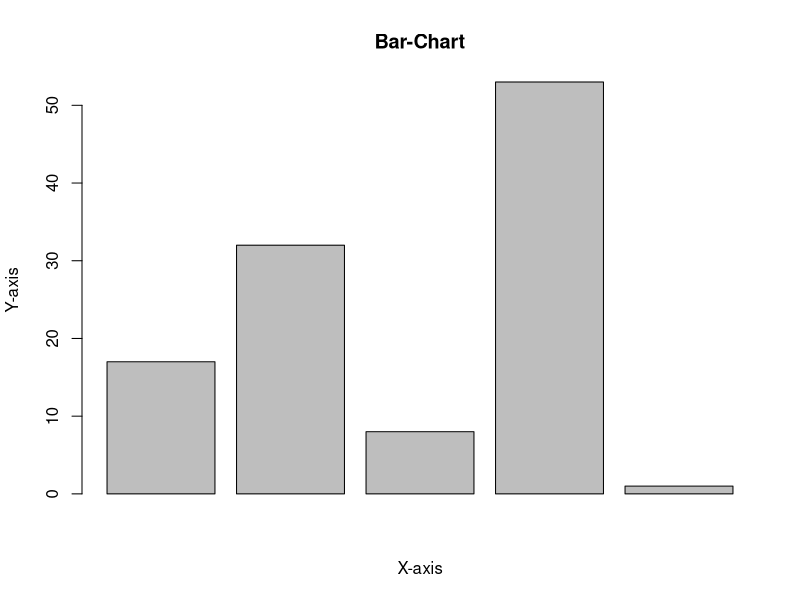
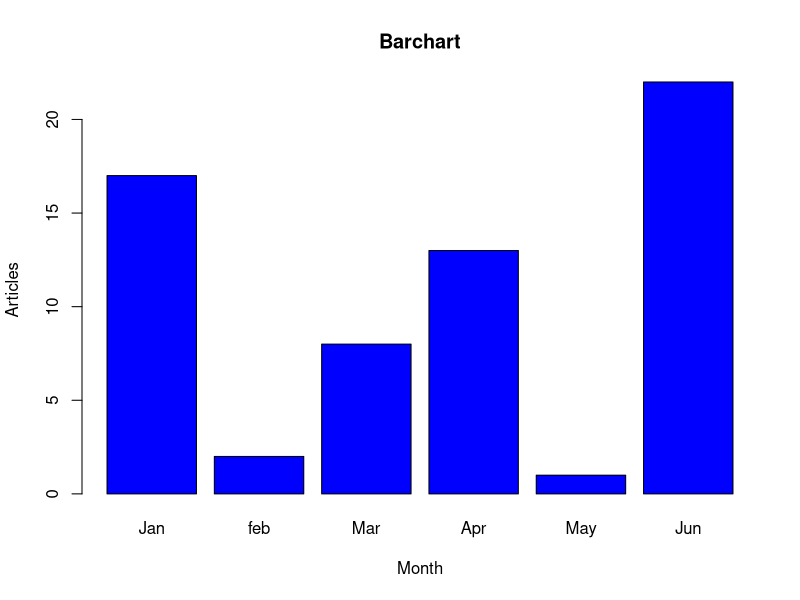
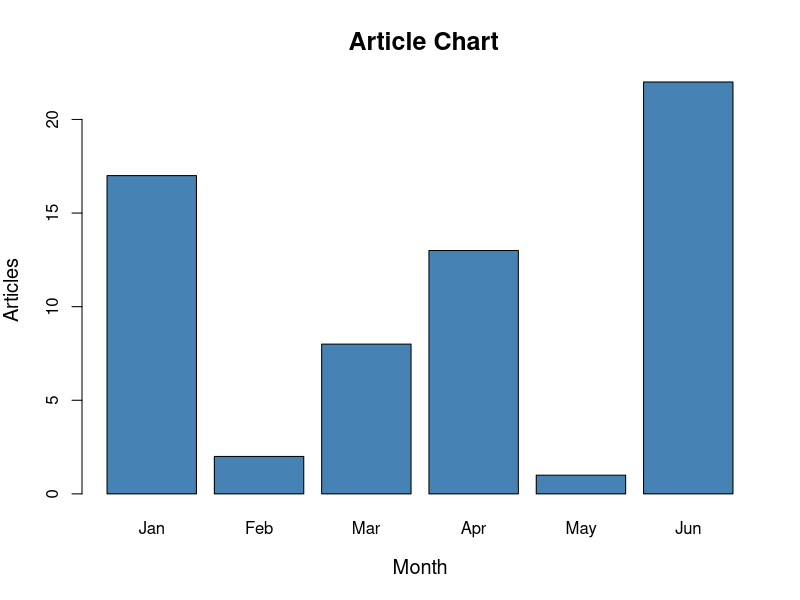
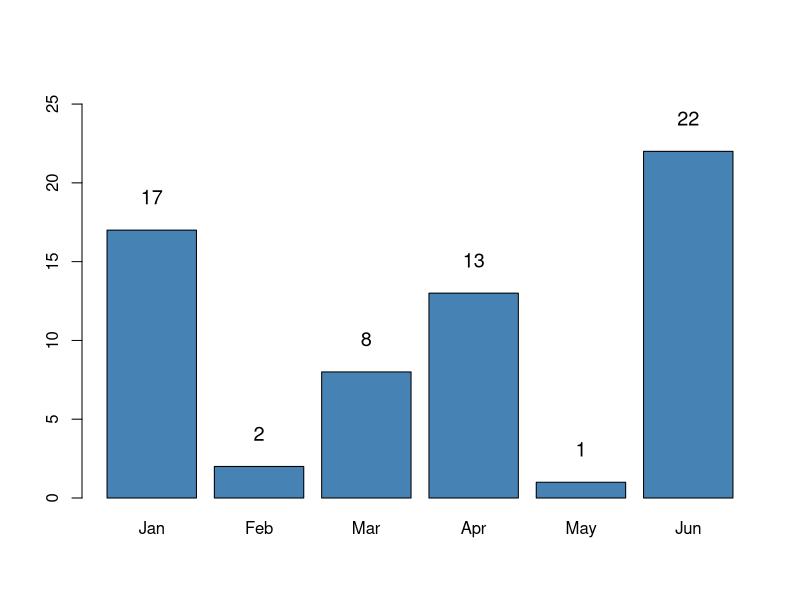
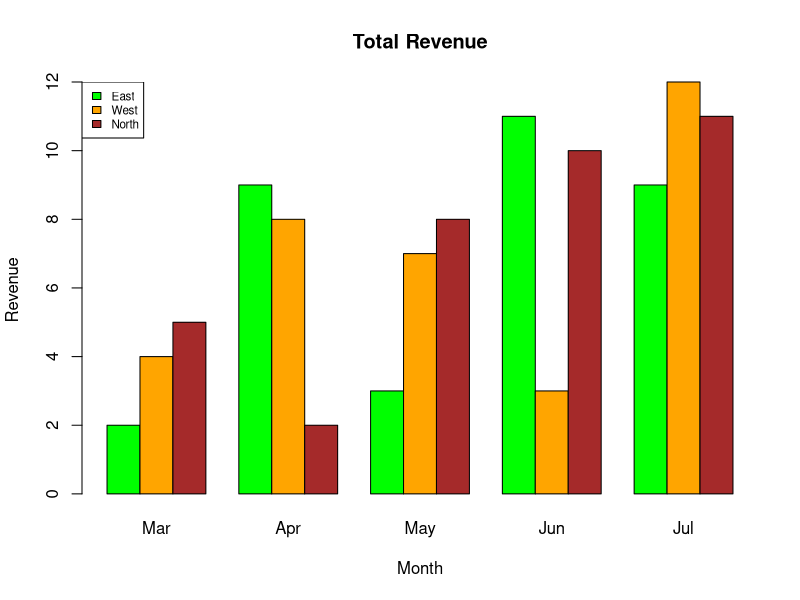
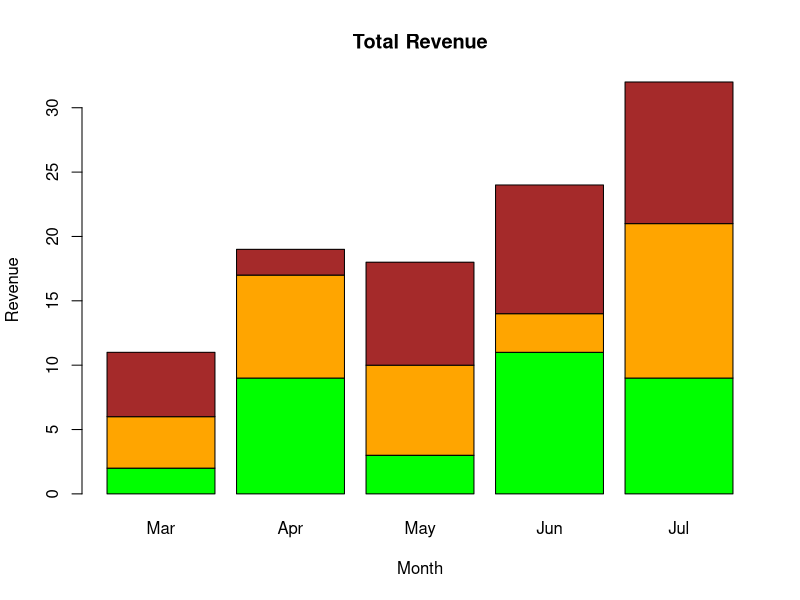

These figures' R source, in order:
#Example 1

A <- c(17, 32, 8, 53, 1)
barplot(A, xlab = "X-axis", ylab = "Y-axis", main ="Bar-Chart")

#Example 2

A <- c(17, 2, 8, 13, 1, 22)
B <- c("Jan", "feb", "Mar", "Apr", "May", "Jun")
barplot(A, names.arg = B, xlab ="Month",ylab ="Articles", col ="blue",main ="Barchart")

#Example 3

A <- c(17, 2, 8, 13, 1, 22)
B <- c("Jan", "Feb", "Mar", "Apr", "May", "Jun")
barplot(A, names.arg = B, xlab = "Month",
        ylab = "Articles", col = "steelblue",
        main = " Article Chart",
        cex.main = 1.5, cex.lab = 1.2, cex.axis = 1)
text(
  x = barplot(A, names.arg = B, col = "steelblue", ylim = c(0, max(A) * 1.2)),
  y = A+1 , labels = A, pos = 3, cex = 1.2, col = "black"
)

#Example 4

colors = c("green", "orange", "brown")
months <- c("Mar", "Apr", "May", "Jun", "Jul")
regions <- c("East", "West", "North")
Values <- matrix(c(2, 9, 3, 11, 9, 4, 8, 7, 3, 12, 5, 2, 8, 10, 11),
                 nrow = 3, ncol = 5, byrow = TRUE)
barplot(Values, main = "Total Revenue", names.arg = months,
        xlab = "Month", ylab = "Revenue",
        
        col = colors, beside = TRUE)
legend("topleft", regions, cex = 0.7, fill = colors)

#Example 5

colors = c("green", "orange", "brown")
months <- c("Mar", "Apr", "May", "Jun", "Jul")
regions <- c("East", "West", "North")
Values <- matrix(c(2, 9, 3, 11, 9, 4, 8, 7, 3, 12, 5, 2, 8, 10, 11),
                 nrow = 3, ncol = 5, byrow = TRUE)
print(Values)
barplot(Values, main = "Total Revenue", names.arg = months,
        xlab = "Month", ylab = "Revenue", col = colors)
